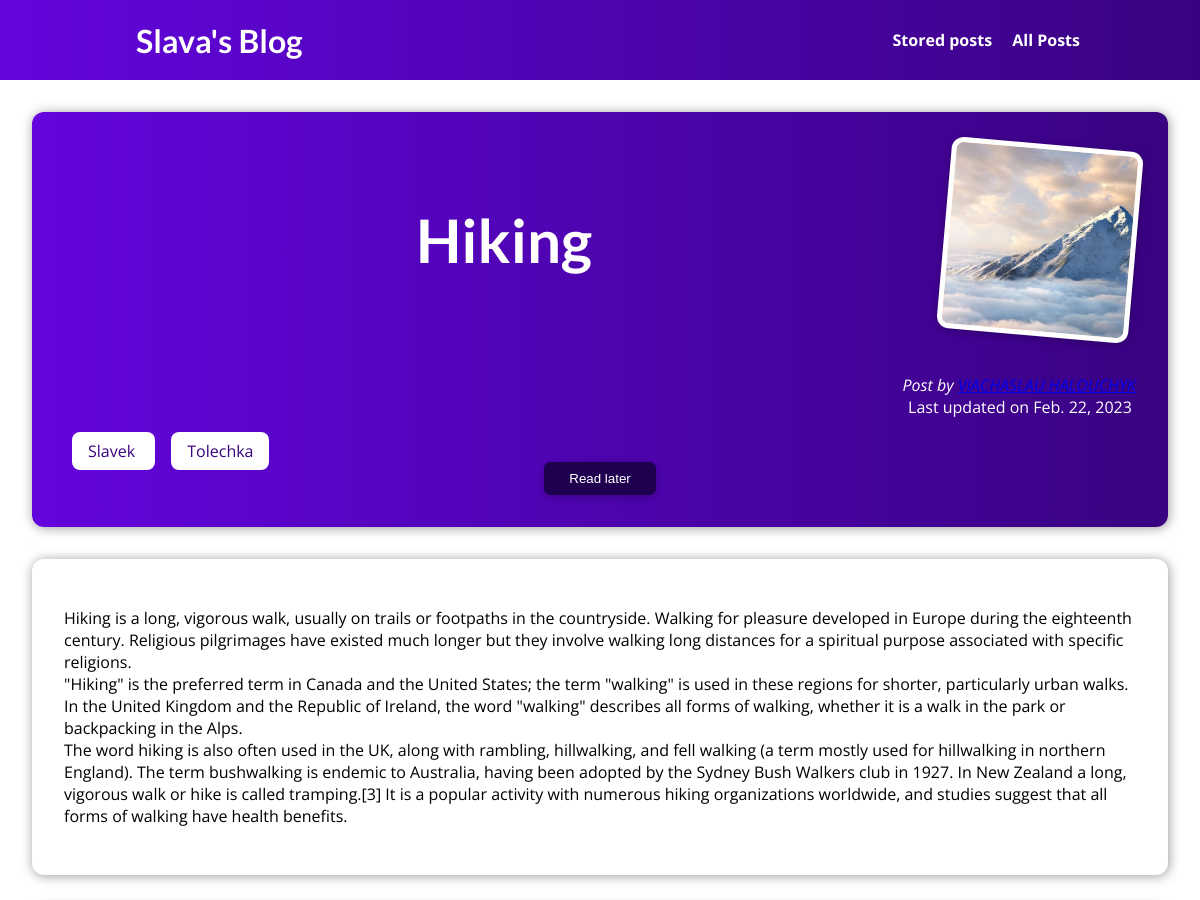
Page /posts/hiking (upper part) on the earlier database version.
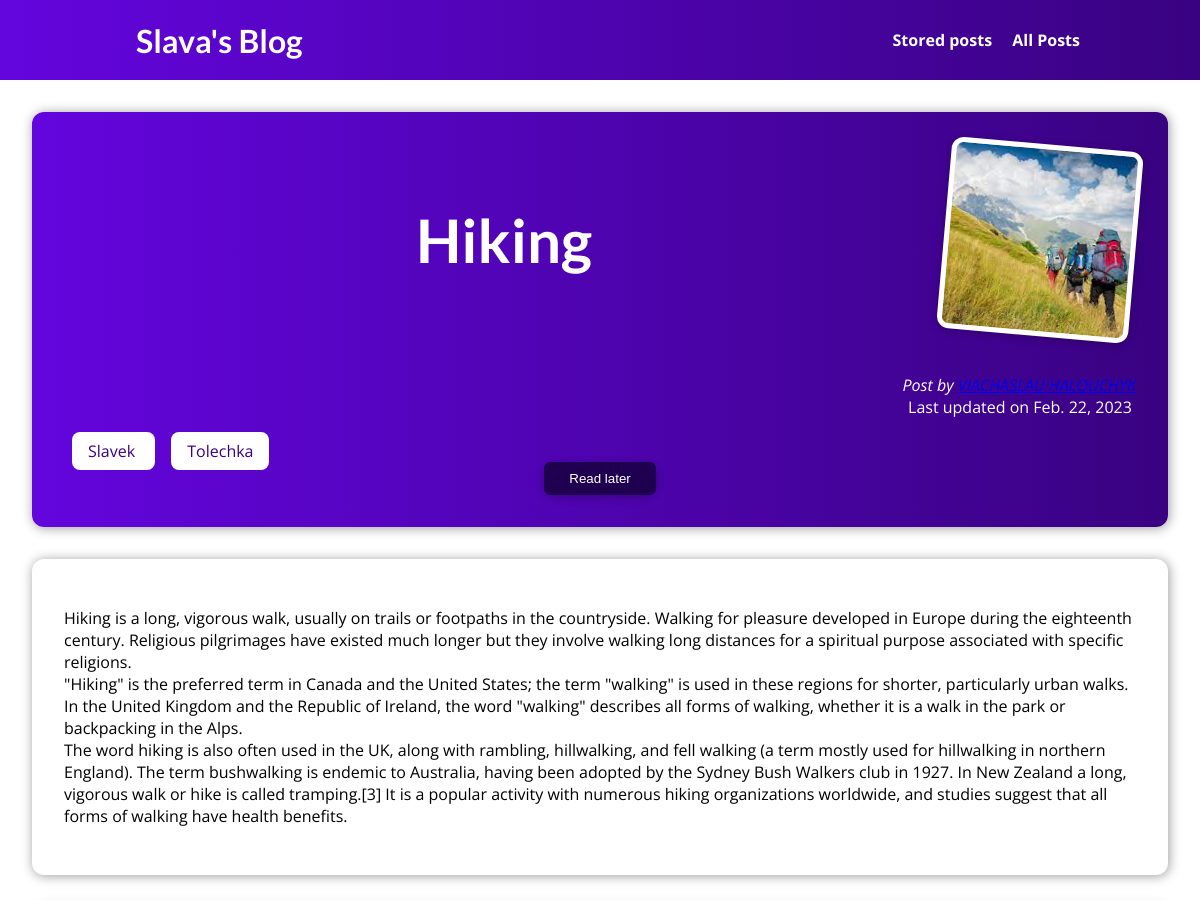
Same page on the later database version.
### blog/models.py (models this page shows, shortened)
class Post(models.Model):
    title = models.CharField(max_length=50)
    excerpt = models.CharField(max_length=100)
    image = models.ImageField(upload_to='posts')
    author = models.ForeignKey(
        Author, on_delete=models.SET_NULL, null=True)
    data = models.DateField(default=datetime.now)
    slug = models.SlugField(
        default="", blank=True, null=False, db_index=True)
    content = models.TextField(validators=[MinLengthValidator(10)])
    tag = models.ManyToManyField(Tag)

class Tag(models.Model):
    caption = models.CharField(max_length=50)

### blog/views.py (the view, shortened to what this page needs)
# urls.py: path("posts/<slug:slug>", views.PostDetailView.as_view(),
class PostDetailView(View):
    def get(self, request, slug):
        identified_post = get_object_or_404(Post, slug=slug)
        start = False
        finish = False
        try:
            previous_post = Post.get_next_by_data(identified_post)
            next_post = Post.get_previous_by_data(identified_post)
        except:
            try:
                previous_post = identified_post
                next_post = Post.get_previous_by_data(identified_post)
                start = True
            except:
                previous_post = Post.get_next_by_data(identified_post)
                next_post = identified_post
                finish = True
        context = {
            "post":identified_post,
            "post_tags": identified_post.tag.all(),
            "comments" : Comment.objects.filter(post = identified_post),
            "comment_form": CommentForm(),
            "next_post": next_post.slug,
            "previous_post": previous_post.slug,
            "start": start,
            "finish": finish
        }
        return render(request, "blog/post_detail.html", context)

### blog/models.py (called while the page is built)
    def __str__(self):
        return f"{self.first_name} {self.last_name}"

### blog/templates/blog/post_detail.html (shortened to what this page needs)
{% extends 'base.html' %}
{% load static %}
{% block css_files %}
    <link rel="stylesheet" href="{% static 'blog/post_detail.css' %}">
{% endblock css_files %}
{% block content %}
<section id = "total">
    <div>
        <h1>{{post.title}}</h1>
        <img src="{{post.image.url}}" alt={{post.title}} />
    </div>
    <p>
        <i>Post by <a href="mailto:{{post.author.email}}">{{post.author}}</a></i>
        Last updated on <time>{{post.data}}</time>
    </p>
    <section>
        {% for tag in post_tags %}
            <span class = "tag"> {{tag.caption}} </span>
        {% endfor %}
        <div id = "read-later">
            <form action="{% url 'read-later' %}" method="POST">
                <button>Read later</button>
            </form>
        </div>
    </section>
</section>
<section id = "text">
    <p>
        {{post.content | linebreaks}}
    </p>
</section>
{% endblock content %}

### templates/base.html (shortened to what this page needs)
{% load static  %}
<!DOCTYPE html>
<html lang="en">
<head>
    <link rel="stylesheet" href="{% static 'app.css' %}">
    {% block css_files %}{% endblock %}
</head>
<body>
    <header id="main-navigation">
        <h1><a href="{% url 'starting-page' %}">Slava's Blog</a></h1>
        <nav>
            <a href="{% url 'read-later' %}">Stored posts</a>
            <a href="{% url 'posts-page' %}">All Posts</a>
        </nav>
    </header>
    <main>
        {% block content %}
        {% endblock %}
    </main>
</body>
</html>

### static/app.css (style rules this page uses)
* { box-sizing: border-box; }
html { font-family: 'Open Sans', 'Lato', sans-serif; }
body { margin: 0; }
h1, h2, h3 { font-family: 'Lato', sans-serif; font-weight: bold; }
#main-navigation { width: 100%; height: 5rem; display: flex; justify-content: space-between; align-items: center; padding: 0 10%; position: sticky; top: 0; left: 0; z-index: 2; }
#main-navigation a { text-decoration: none; color: white; font-weight: bold; margin-left: 1rem; }
#main-navigation { background: linear-gradient(to right, #6305dd, #390281); }

### blog/static/blog/post_detail.css (style rules this page uses)
#total { background: linear-gradient(to right, #6305dd, #390281); padding: 2rem; border-radius: 12px; width: auto; margin: 2rem; box-shadow: 1px 1px 12px rgba(0, 0, 0, 0.4); }
#total h1 { flex-grow: 1; text-align: center; color: white; font-size: 60px; }
#total img { width: 12rem; height: 12rem; object-fit: cover; object-position: top; border: 5px solid white; border-radius: 12px; background-color: #ffe1bf; transform: rotateZ(+5deg); box-shadow: 0 2px 8px rgb(0 0 0 / 25%); }
#total div { display:flex; justify-content: space-between; align-items: center; }
#total p { text-align: right; color: white; white-space: pre; margin-bottom: 0; }
#text { background-color: white; padding: 2rem; border-radius: 12px; width: auto; margin: 2rem 2rem 2rem 2rem; box-shadow: 1px 1px 12px rgba(0, 0, 0, 0.4); }
.tag { background-color: white; color: #390281; padding: 0.5rem 1rem; border-radius: 8px; margin: 0.5rem; }
form { margin: 3rem auto; width: 90%; max-width: 30rem; padding: 1rem; border-radius: 12px; background-color: white; box-shadow: 0 2px 8px rgba(0, 0, 0, 0.26); }
button { cursor: pointer; padding: 0.5rem 1.5rem; border-radius: 6px; background-color: #1f0050; color: white; border: 1px solid #1f0050; }
#read-later form { margin: auto; max-width: 5rem; padding: 0; max-width: max-content; }

Differences in the rows shown:
changed Post "Hiking": image: a different picture
